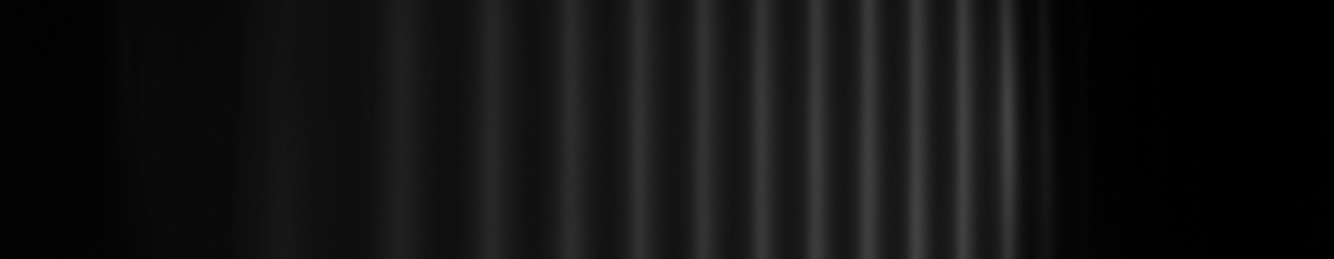
#> input picture PHY641/V27_Zeeman/Messdaten/bilder_v27/messung_2_blau_sigma/m2_I_0_grey.png, 4000 x 776 px, found by its file name (shown at 1/3 size)
$ python fun_with_pictures.py   (older library calls are emulated)
#> lines starting #> are read from the running program, lines starting #| are printed output that depends on the picture
# [9 lines of commented-out code are left out]

import numpy as np
import matplotlib.pyplot as plt
from mpl_toolkits.mplot3d import Axes3D

# generate some sample data
import scipy.misc
lena = scipy.misc.imread('m2_I_0_grey.png', flatten=True, mode=None)
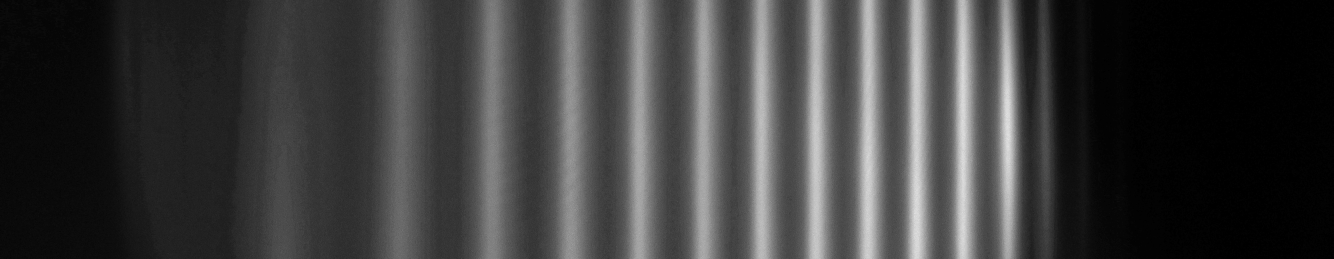
#> lena: shape (776, 4000) float32 (shown at 1/3 size); min 0, max 76, mean 18.3; drawn with min black and max white
plt.plot(range(0, 4000)[1000: 3250], lena[300][1000: 3250])
#print(lena[250])
plt.show()
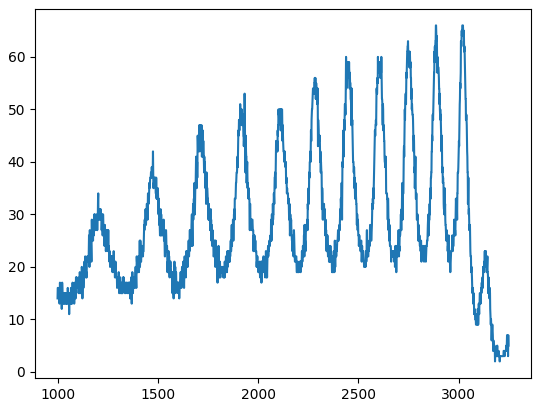
#> figure drawn by matplotlib, 1 panel; curve peaks at x = 2887, y = 66
#lena = scipy.misc.imresize(lena, 0.15, interp='cubic')

# create the x and y coordinate arrays (here we just use pixel indices)
xx, yy = np.mgrid[0:lena.shape[0], 0:lena.shape[1]]

# create the figure
fig = plt.figure()
#> (the run stopped early here; a loop or call above may not have finished)
